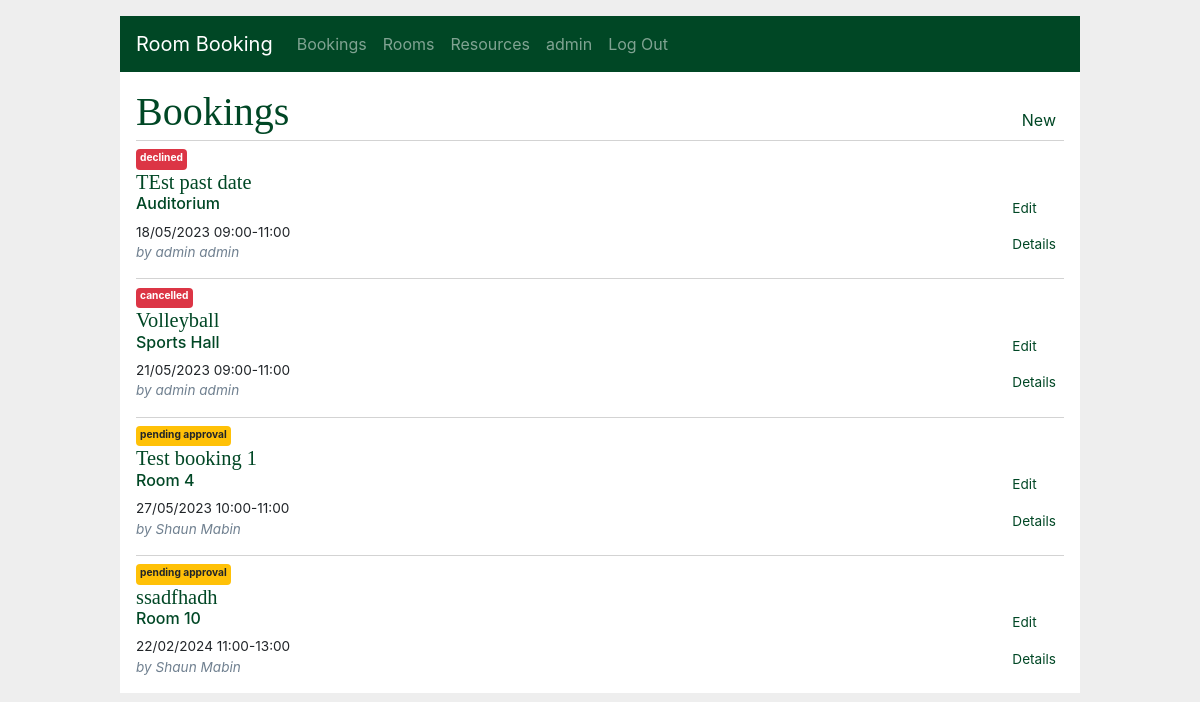
The app's page /bookings/ (signed in), older data.
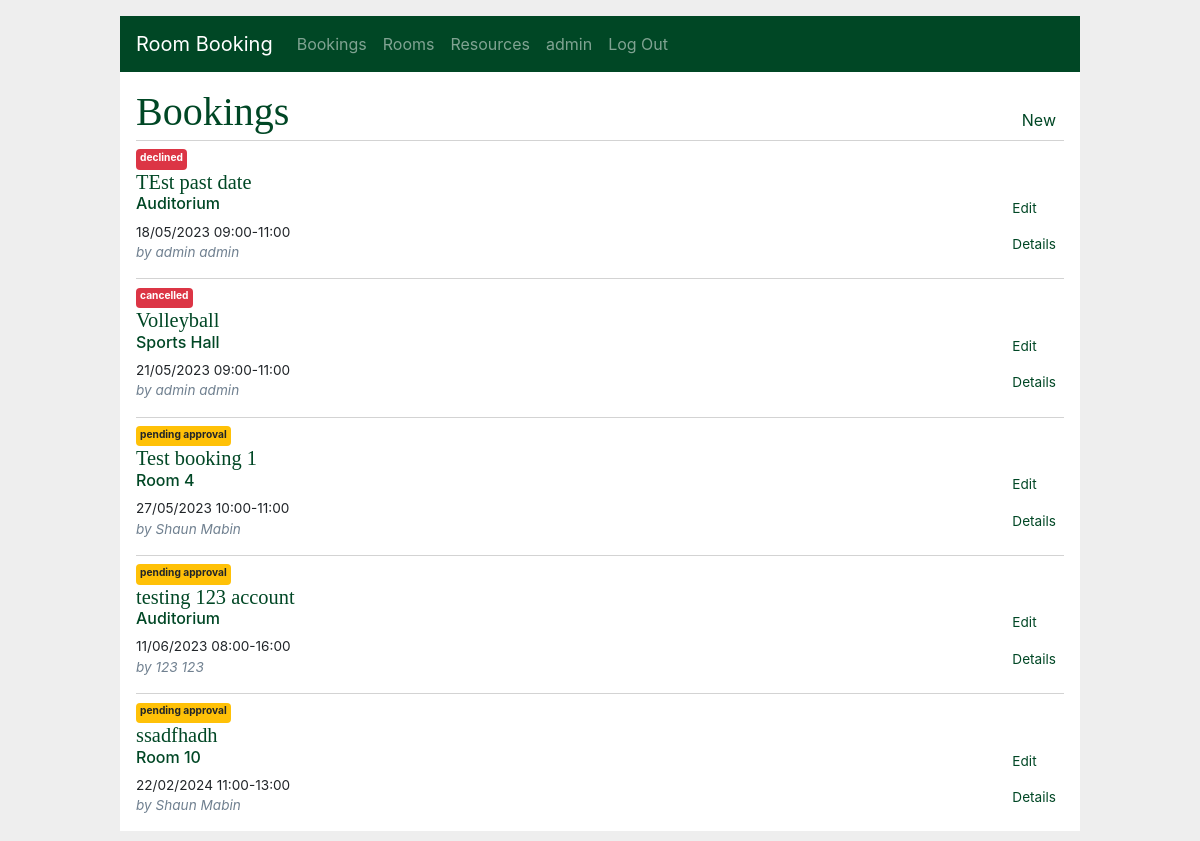
The same page, newer data.
### app/models/user.py (models this page shows, shortened)
class User(db.Model):
    __tablename__ = "users"
    id = db.Column(db.Integer, primary_key=True, autoincrement=True, nullable=False)
    email = db.Column(db.String(150), unique=True, nullable=False)
    password = db.Column(db.Text, nullable=False)
    firstname = db.Column(db.String(150), nullable=False)
    lastname = db.Column(db.String(150), nullable=False)
    created = db.Column(db.DateTime, default=datetime.datetime.now(), nullable=False)
    role = db.Column(db.String(150), default='user', nullable=False)
    bookings = db.relationship('Booking', back_populates="creator", cascade='all, delete, delete-orphan')

### app/models/room.py (models this page shows, shortened)
class RoomBooking(db.Model):
    __tablename__ = "roombookings"
    id = db.Column(db.Integer, primary_key=True, autoincrement=True, nullable=False)
    creator_id = db.Column(db.Integer, ForeignKey("users.id", ondelete="CASCADE"), nullable=False)
    creator = db.relationship('User', foreign_keys=[creator_id])
    title = db.Column(db.String(150), nullable=False)
    summary = db.Column(db.Text, nullable=False)
    status = db.Column(db.String, default='pending approval', nullable=False)
    event_start = db.Column(db.DateTime, nullable=False)
    time_start = db.Column(db.DateTime, nullable=False)
    time_end = db.Column(db.DateTime, nullable=False)
    created = db.Column(db.DateTime, default=now, nullable=False)
    attendees = db.Column(db.Integer, nullable=False)
    booked_resources = db.relationship('BookedResource', back_populates="room_booking", cascade='all, delete, delete-orphan')
    room_id = db.Column(db.Integer, ForeignKey("rooms.id"), nullable=False)
    room = db.relationship('Room', foreign_keys=[room_id])

class Room(db.Model):
    __tablename__ = "rooms"
    id = db.Column(db.Integer, primary_key=True, autoincrement=True, nullable=False)
    name = db.Column(db.String(150), unique=True, nullable=False)
    description = db.Column(db.String, nullable=False)
    room_bookings = db.relationship('RoomBooking', back_populates="room", cascade='all, delete, delete-orphan')
    room_resources = db.relationship('RoomResource', back_populates="room", cascade='all, delete, delete-orphan')

### app/bookings/routes.py (the view, shortened to what this page needs)
@bp.route('/', methods=["GET", "POST"])
@login_required
def index():
    user_id = session.get('user_id')
    user = User.query.filter_by(
        id=user_id).first()
    if user.role == "admin":
        bookings = db.session.query(RoomBooking).order_by(
            RoomBooking.event_start
        ).order_by(
            RoomBooking.time_start
        ).all()
    return render_template('bookings/index.html', bookings=bookings)

### app/main/routes.py (called while the page is built)
@bp.before_app_request
def load_logged_in_user():
    user_id = session.get('user_id')
    if user_id is None:
        g.user = None
    else:
        g.user = User.query.filter_by(
                id=user_id).first()

def login_required(view):
    @functools.wraps(view)
    def wrapped_view(**kwargs):
        if g.user is None:
            return redirect(url_for('main.login'))
        return view(**kwargs)
    return wrapped_view

### app/templates/bookings/index.html
{% extends 'base.html' %}
{% block header %}
  <h1>{% block title %}Bookings{% endblock %}</h1>
  {% if g.user %}
    <a class="action" href="{{ url_for('rooms.index') }}">New</a>
  {% endif %}
{% endblock %}
{% block content %}
  {% for booking in bookings %}
    <article class="booking">
      <header>
        <div>
          {% if booking.status in ['declined', 'cancelled']  %}
            <div class="badge badge-danger">
              {{ booking.status }}
            </div>
          {% elif booking.status in ['accepted', 'confirmed'] %}
            <div class="badge badge-success">
              {{ booking.status }}
            </div>
          {% elif 'pending' in booking.status %}
            <div class="badge badge-warning">
              {{ booking.status }}
            </div>
          {% endif %}
          <a href="{{ url_for('bookings.details', id=booking['id']) }}"><h1>{{ booking['title'] }}</h1></a>
          <a href="{{ url_for('rooms.details', id=booking.room.id) }}"><h6>{{ booking.room.name }}</h6></a>
          <div>
            {{ booking.event_start.strftime('%d/%m/%Y') }} {{ booking.time_start.strftime('%H:%M') }}-{{ booking.time_end.strftime('%H:%M') }}
          </div>
          <div class="about">by {{ booking.creator['firstname']}} {{ booking.creator['lastname'] }}</div>
        </div>
        <div>
          {% if booking.status == 'pending completion' %}
          <a class="action" href="{{ url_for('bookings.complete', id=booking['id']) }}">Complete</a>
          <a class="action" href="{{ url_for('bookings.details', id=booking['id']) }}">Details</a>
          {% else %}
          <a class="action" href="{{ url_for('bookings.update', id=booking['id']) }}">Edit</a>
          <a class="action" href="{{ url_for('bookings.details', id=booking['id']) }}">Details</a>
          {% endif %}
        </div>
      </header>
    </article>
    {% if not loop.last %}
      <hr style="margin-bottom: 0">
    {% endif %}
  {% endfor %}
{% endblock %}

### app/templates/base.html (shortened to what this page needs)
<!doctype html>
<html lang="en">
  <head>
    <link rel="stylesheet" href="https://stackpath.bootstrapcdn.com/bootstrap/4.3.1/css/bootstrap.min.css">
    <link rel="stylesheet" href="{{ url_for('static', filename='style.css') }}">
  </head>
  <body>
    <nav class="navbar navbar-expand-lg navbar-dark">
      <a class="navbar-brand" href="{{ url_for('main.index') }}">Room Booking</a>
      <div class="collapse navbar-collapse" id="navbarNav">
        <ul class="navbar-nav">
          {% if g.user %}
            <li class="nav-item"><a class="nav-link" href="{{ url_for('bookings.index') }}">Bookings</a>
            <li class="nav-item"><a class="nav-link" href="{{ url_for('rooms.index') }}">Rooms</a>
            <li class="nav-item"><a class="nav-link" href="{{ url_for('resources.index') }}">Resources</a>
            <li class="nav-item current-user"><a class="nav-link" href="{{ url_for('main.account') }}">{{ g.user.firstname }}</a>
            <li class="nav-item nav-right"><a class="nav-link" href="{{ url_for('main.logout') }}">Log Out</a>
          {% else %}
            <li class="nav-item"><a class="nav-link" href="{{ url_for('main.register') }}">Register</a>
            <li class="nav-item"><a class="nav-link" href="{{ url_for('main.login') }}">Log In</a>
          {% endif %}
        </ul>
      </div>
    </nav>
    <section class="content">
      <header>
        {% block header %}{% endblock %}
      </header>
      {% block content %}
      {% endblock %}
    </section>
  </body>
</html>

### app/static/style.css (style rules this page uses)
html { font-family: Libre Baskerville, serif, Montserrat,sans-serif; background: #eee; padding: 1rem; }
body { max-width: 960px; margin: 0 auto; background: white; }
h1 { font-family: serif; color: #004725; margin: 1rem 0; }
a { color: #004725; }
hr { border: none; border-top: 1px solid lightgray; }
nav { background: #004725; display: flex; align-items: center; padding: 0 0.5rem; }
nav ul { display: flex; list-style: none; margin: 0; padding: 0; border: none; }
nav ul li a, nav ul li span, header .action { display: block; padding: 0.5rem; }
.badge { height: 2em; }
.booking > header { display: flex; align-items: flex-end; font-size: 0.85em; margin-top: 5px; }
.booking > header > div:first-of-type { flex: auto; }
.booking > header h1 { font-size: 1.5em; margin: 0; }
.booking .about { color: slategray; font-style: italic; }
.content { padding: 0 1rem 1rem; }
.content > header { border-bottom: 1px solid lightgray; display: flex; align-items: flex-end; }
.content > header h1 { flex: auto; margin: 1rem 0 0.25rem 0; }

Row changes from the older to the newer data that the page shows:
added RoomBooking: status "pending approval", title "testing 123 account", room.name "Auditorium", event_start "11/06/2023", time_start "08:00", time_end "16:00", creator.firstname "123", creator.lastname "123"
